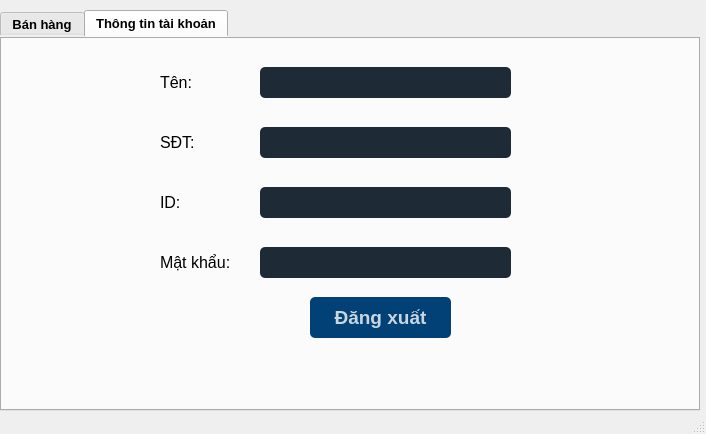
<?xml version="1.0" encoding="UTF-8"?>
<ui version="4.0">
 <class>employee</class>
 <widget class="QMainWindow" name="employee">
  <property name="geometry">
   <rect>
    <x>0</x>
    <y>0</y>
    <width>706</width>
    <height>434</height>
   </rect>
  </property>
  <property name="windowTitle">
   <string>Nhân viên</string>
  </property>
  <property name="styleSheet">
   <string notr="true">QPushButton#btn_b1{
background-color: rgba(16, 30, 41, 240);
color: rgba(255,255,255,200);
border-radius: 5px;
}
QPushButton#btn_b1:pressed{
padding-left: 5px;
padding-top: 5px;
background-color: rgba(16, 30, 41,100);
backgound-posotion:calc(100%-10px)center;
}
QPushButton#btn_b1:hover{
backgound-color: rgba(16, 30, 41,200);
}


QPushButton#btn_b2{
background-color: rgba(16, 30, 41, 240);
color: rgba(255,255,255,200);
border-radius: 5px;
}
QPushButton#btn_b2:pressed{
padding-left: 5px;
padding-top: 5px;
background-color: rgba(16, 30, 41,100);
backgound-posotion:calc(100%-10px)center;
}
QPushButton#btn_b2:hover{
backgound-color: rgba(16, 30, 41,200);
}




QPushButton#btn_b3{
background-color: rgba(16, 30, 41, 240);
color: rgba(255,255,255,200);
border-radius: 5px;
}
QPushButton#btn_b3:pressed{
padding-left: 5px;
padding-top: 5px;
background-color: rgba(16, 30, 41,100);
backgound-posotion:calc(100%-10px)center;
}
QPushButton#btn_b3:hover{
backgound-color: rgba(16, 30, 41,200);
}

QPushButton#btn_b4{
background-color: rgba(16, 30, 41, 240);
color: rgba(255,255,255,200);
border-radius: 5px;
}
QPushButton#btn_b4:pressed{
padding-left: 5px;
padding-top: 5px;
background-color: rgba(16, 30, 41,100);
backgound-posotion:calc(100%-10px)center;
}
QPushButton#btn_b4:hover{
backgound-color: rgba(16, 30, 41,200);
}


QPushButton#btn_b5{
background-color: rgba(16, 30, 41, 240);
color: rgba(255,255,255,200);
border-radius: 5px;
}
QPushButton#btn_b5:pressed{
padding-left: 5px;
padding-top: 5px;
background-color: rgba(16, 30, 41,100);
backgound-posotion:calc(100%-10px)center;
}
QPushButton#btn_b5:hover{
backgound-color: rgba(16, 30, 41,200);
}


QPushButton#btn_b6{
background-color: rgba(16, 30, 41, 240);
color: rgba(255,255,255,200);
border-radius: 5px;
}
QPushButton#btn_b6:pressed{
padding-left: 5px;
padding-top: 5px;
background-color: rgba(16, 30, 41,100);
backgound-posotion:calc(100%-10px)center;
}
QPushButton#btn_b6:hover{
backgound-color: rgba(16, 30, 41,200);
}


QPushButton#btn_b7{
background-color: rgba(16, 30, 41, 240);
color: rgba(255,255,255,200);
border-radius: 5px;
}
QPushButton#btn_b7:pressed{
padding-left: 5px;
padding-top: 5px;
background-color: rgba(16, 30, 41,100);
backgound-posotion:calc(100%-10px)center;
}
QPushButton#btn_b7:hover{
backgound-color: rgba(16, 30, 41,200);
}

QPushButton#btn_b8{
background-color: rgba(16, 30, 41, 240);
color: rgba(255,255,255,200);
border-radius: 5px;
}
QPushButton#btn_b8:pressed{
padding-left: 5px;
padding-top: 5px;
background-color: rgba(16, 30, 41,100);
backgound-posotion:calc(100%-10px)center;
}
QPushButton#btn_b8:hover{
backgound-color: rgba(16, 30, 41,200);
}

QPushButton#btn_b9{
background-color: rgba(16, 30, 41, 240);
color: rgba(255,255,255,200);
border-radius: 5px;
}
QPushButton#btn_b9:pressed{
padding-left: 5px;
padding-top: 5px;
background-color: rgba(16, 30, 41,100);
backgound-posotion:calc(100%-10px)center;
}
QPushButton#btn_b9:hover{
backgound-color: rgba(16, 30, 41,200);
}


QPushButton#btn_b10{
background-color: rgba(16, 30, 41, 240);
color: rgba(255,255,255,200);
border-radius: 5px;
}
QPushButton#btn_b10:pressed{
padding-left: 5px;
padding-top: 5px;
background-color: rgba(16, 30, 41,100);
backgound-posotion:calc(100%-10px)center;
}
QPushButton#btn_b10:hover{
backgound-color: rgba(16, 30, 41,200);
}

QPushButton#btn_b11{
background-color: rgba(16, 30, 41, 240);
color: rgba(255,255,255,200);
border-radius: 5px;
}
QPushButton#btn_b11:pressed{
padding-left: 5px;
padding-top: 5px;
background-color: rgba(16, 30, 41,100);
backgound-posotion:calc(100%-10px)center;
}
QPushButton#btn_b11:hover{
backgound-color: rgba(16, 30, 41,200);
}

QPushButton#btn_b12{
background-color: rgba(16, 30, 41, 240);
color: rgba(255,255,255,200);
border-radius: 5px;
}
QPushButton#btn_b12:pressed{
padding-left: 5px;
padding-top: 5px;
background-color: rgba(16, 30, 41,100);
backgound-posotion:calc(100%-10px)center;
}
QPushButton#btn_b12:hover{
backgound-color: rgba(16, 30, 41,200);
}</string>
  </property>
  <widget class="QWidget" name="centralwidget">
   <widget class="QTabWidget" name="tabWidget">
    <property name="geometry">
     <rect>
      <x>0</x>
      <y>10</y>
      <width>700</width>
      <height>401</height>
     </rect>
    </property>
    <property name="font">
     <font>
      <pointsize>10</pointsize>
      <weight>75</weight>
      <bold>true</bold>
     </font>
    </property>
    <property name="styleSheet">
     <string notr="true">
border-radius: 5px;
</string>
    </property>
    <property name="currentIndex">
     <number>1</number>
    </property>
    <widget class="QWidget" name="tab">
     <attribute name="title">
      <string>Bán hàng</string>
     </attribute>
     <widget class="QPushButton" name="btn_b1">
      <property name="geometry">
       <rect>
        <x>10</x>
        <y>10</y>
        <width>75</width>
        <height>70</height>
       </rect>
      </property>
      <property name="font">
       <font>
        <pointsize>12</pointsize>
       </font>
      </property>
      <property name="styleSheet">
       <string notr="true"/>
      </property>
      <property name="text">
       <string>BÀN 1</string>
      </property>
     </widget>
     <widget class="QPushButton" name="btn_b2">
      <property name="geometry">
       <rect>
        <x>100</x>
        <y>10</y>
        <width>75</width>
        <height>70</height>
       </rect>
      </property>
      <property name="font">
       <font>
        <pointsize>12</pointsize>
       </font>
      </property>
      <property name="styleSheet">
       <string notr="true"/>
      </property>
      <property name="text">
       <string>BÀN 2</string>
      </property>
     </widget>
     <widget class="QPushButton" name="btn_b4">
      <property name="geometry">
       <rect>
        <x>10</x>
        <y>90</y>
        <width>75</width>
        <height>70</height>
       </rect>
      </property>
      <property name="font">
       <font>
        <pointsize>12</pointsize>
       </font>
      </property>
      <property name="styleSheet">
       <string notr="true"/>
      </property>
      <property name="text">
       <string>BÀN 4</string>
      </property>
     </widget>
     <widget class="QPushButton" name="btn_b7">
      <property name="geometry">
       <rect>
        <x>10</x>
        <y>170</y>
        <width>75</width>
        <height>70</height>
       </rect>
      </property>
      <property name="font">
       <font>
        <pointsize>12</pointsize>
       </font>
      </property>
      <property name="styleSheet">
       <string notr="true"/>
      </property>
      <property name="text">
       <string>BÀN 7</string>
      </property>
     </widget>
     <widget class="QPushButton" name="btn_b10">
      <property name="geometry">
       <rect>
        <x>10</x>
        <y>250</y>
        <width>75</width>
        <height>70</height>
       </rect>
      </property>
      <property name="font">
       <font>
        <pointsize>12</pointsize>
       </font>
      </property>
      <property name="styleSheet">
       <string notr="true"/>
      </property>
      <property name="text">
       <string>BÀN 10</string>
      </property>
     </widget>
     <widget class="QPushButton" name="btn_b5">
      <property name="geometry">
       <rect>
        <x>100</x>
        <y>90</y>
        <width>75</width>
        <height>70</height>
       </rect>
      </property>
      <property name="font">
       <font>
        <pointsize>12</pointsize>
       </font>
      </property>
      <property name="styleSheet">
       <string notr="true"/>
      </property>
      <property name="text">
       <string>BÀN 5</string>
      </property>
     </widget>
     <widget class="QPushButton" name="btn_b8">
      <property name="geometry">
       <rect>
        <x>100</x>
        <y>170</y>
        <width>75</width>
        <height>70</height>
       </rect>
      </property>
      <property name="font">
       <font>
        <pointsize>12</pointsize>
       </font>
      </property>
      <property name="styleSheet">
       <string notr="true"/>
      </property>
      <property name="text">
       <string>BÀN 8</string>
      </property>
     </widget>
     <widget class="QPushButton" name="btn_b11">
      <property name="geometry">
       <rect>
        <x>100</x>
        <y>250</y>
        <width>75</width>
        <height>70</height>
       </rect>
      </property>
      <property name="font">
       <font>
        <pointsize>12</pointsize>
       </font>
      </property>
      <property name="styleSheet">
       <string notr="true"/>
      </property>
      <property name="text">
       <string>BÀN 11</string>
      </property>
     </widget>
     <widget class="QPushButton" name="btn_b6">
      <property name="geometry">
       <rect>
        <x>190</x>
        <y>90</y>
        <width>75</width>
        <height>70</height>
       </rect>
      </property>
      <property name="font">
       <font>
        <pointsize>12</pointsize>
       </font>
      </property>
      <property name="styleSheet">
       <string notr="true"/>
      </property>
      <property name="text">
       <string>BÀN 6</string>
      </property>
     </widget>
     <widget class="QPushButton" name="btn_b9">
      <property name="geometry">
       <rect>
        <x>190</x>
        <y>170</y>
        <width>75</width>
        <height>70</height>
       </rect>
      </property>
      <property name="font">
       <font>
        <pointsize>12</pointsize>
       </font>
      </property>
      <property name="styleSheet">
       <string notr="true"/>
      </property>
      <property name="text">
       <string>BÀN 9</string>
      </property>
     </widget>
     <widget class="QPushButton" name="btn_b12">
      <property name="geometry">
       <rect>
        <x>190</x>
        <y>250</y>
        <width>75</width>
        <height>70</height>
       </rect>
      </property>
      <property name="font">
       <font>
        <pointsize>12</pointsize>
       </font>
      </property>
      <property name="styleSheet">
       <string notr="true"/>
      </property>
      <property name="text">
       <string>BÀN 12</string>
      </property>
     </widget>
     <widget class="QPushButton" name="btn_b3">
      <property name="geometry">
       <rect>
        <x>190</x>
        <y>10</y>
        <width>75</width>
        <height>70</height>
       </rect>
      </property>
      <property name="font">
       <font>
        <pointsize>12</pointsize>
       </font>
      </property>
      <property name="styleSheet">
       <string notr="true"/>
      </property>
      <property name="text">
       <string>BÀN 3</string>
      </property>
     </widget>
     <widget class="QPushButton" name="btn_tt">
      <property name="geometry">
       <rect>
        <x>550</x>
        <y>330</y>
        <width>131</width>
        <height>31</height>
       </rect>
      </property>
      <property name="font">
       <font>
        <pointsize>10</pointsize>
        <weight>75</weight>
        <bold>true</bold>
       </font>
      </property>
      <property name="styleSheet">
       <string notr="true">QPushButton#btn_tt{
background-color: rgba(2, 65, 118, 255);
color: rgba(255,255,255,200);
border-radius: 5px;
}
QPushButton#btn_tt:pressed{
padding-left: 5px;
padding-top: 5px;
background-color: rgba(2, 65, 118,100);
backgound-posotion:calc(100%-10px)center;
}
QPushButton#btn_tt:hover{
backgound-color: rgba(2, 65, 118,200);
}</string>
      </property>
      <property name="text">
       <string>Thanh toán</string>
      </property>
     </widget>
     <widget class="QComboBox" name="comboBox">
      <property name="geometry">
       <rect>
        <x>280</x>
        <y>11</y>
        <width>261</width>
        <height>21</height>
       </rect>
      </property>
      <property name="font">
       <font>
        <pointsize>10</pointsize>
       </font>
      </property>
      <property name="styleSheet">
       <string notr="true">background-color: rgba(16, 30, 41, 240)  ;
color: rgba(255,255,255,200);</string>
      </property>
     </widget>
     <widget class="QPushButton" name="btn_add">
      <property name="geometry">
       <rect>
        <x>610</x>
        <y>10</y>
        <width>75</width>
        <height>21</height>
       </rect>
      </property>
      <property name="font">
       <font>
        <pointsize>10</pointsize>
       </font>
      </property>
      <property name="styleSheet">
       <string notr="true">QPushButton#btn_add{
background-color: rgba(2, 65, 118, 255);
color: rgba(255,255,255,200);
border-radius: 5px;
}
QPushButton#btn_add:pressed{
padding-left: 5px;
padding-top: 5px;
background-color: rgba(2, 65, 118,100);
backgound-posotion:calc(100%-10px)center;
}
QPushButton#btn_add:hover{
backgound-color: rgba(2, 65, 118,200);
}</string>
      </property>
      <property name="text">
       <string>Add</string>
      </property>
     </widget>
     <widget class="QSpinBox" name="spinBox">
      <property name="geometry">
       <rect>
        <x>550</x>
        <y>10</y>
        <width>51</width>
        <height>22</height>
       </rect>
      </property>
      <property name="font">
       <font>
        <pointsize>10</pointsize>
       </font>
      </property>
      <property name="styleSheet">
       <string notr="true">background-color: rgba(16, 30, 41, 240)  ;
color: rgba(255,255,255,200);</string>
      </property>
     </widget>
     <widget class="QLineEdit" name="txt_b">
      <property name="geometry">
       <rect>
        <x>330</x>
        <y>40</y>
        <width>91</width>
        <height>31</height>
       </rect>
      </property>
      <property name="font">
       <font>
        <pointsize>10</pointsize>
       </font>
      </property>
      <property name="toolTip">
       <string>&lt;html&gt;&lt;head/&gt;&lt;body&gt;&lt;p align=&quot;center&quot;&gt;&lt;br/&gt;SDSD&lt;/p&gt;&lt;/body&gt;&lt;/html&gt;</string>
      </property>
      <property name="whatsThis">
       <string>&lt;html&gt;&lt;head/&gt;&lt;body&gt;&lt;p align=&quot;center&quot;&gt;&lt;br/&gt;&lt;/p&gt;&lt;/body&gt;&lt;/html&gt;</string>
      </property>
      <property name="styleSheet">
       <string notr="true">background-color: rgba(16, 30, 41, 240)  ;
color: rgba(255,255,255,200);</string>
      </property>
     </widget>
     <widget class="QTableWidget" name="table_bill">
      <property name="geometry">
       <rect>
        <x>280</x>
        <y>80</y>
        <width>401</width>
        <height>241</height>
       </rect>
      </property>
      <property name="minimumSize">
       <size>
        <width>401</width>
        <height>0</height>
       </size>
      </property>
      <property name="maximumSize">
       <size>
        <width>401</width>
        <height>241</height>
       </size>
      </property>
      <property name="font">
       <font>
        <pointsize>10</pointsize>
        <weight>75</weight>
        <bold>true</bold>
       </font>
      </property>
      <property name="styleSheet">
       <string notr="true">QTableWidget{
background-color: rgba(16, 30, 41, 240)  ;
color: rgba(255,255,255,200);
padding: 2px
}</string>
      </property>
      <column>
       <property name="text">
        <string>Món</string>
       </property>
       <property name="font">
        <font>
         <pointsize>8</pointsize>
         <weight>75</weight>
         <bold>true</bold>
        </font>
       </property>
      </column>
      <column>
       <property name="text">
        <string>Số lượng</string>
       </property>
       <property name="font">
        <font>
         <weight>75</weight>
         <bold>true</bold>
        </font>
       </property>
      </column>
      <column>
       <property name="text">
        <string>Đơn giá</string>
       </property>
       <property name="font">
        <font>
         <weight>75</weight>
         <bold>true</bold>
        </font>
       </property>
      </column>
      <column>
       <property name="text">
        <string>Chú thích</string>
       </property>
       <property name="font">
        <font>
         <weight>75</weight>
         <bold>true</bold>
        </font>
       </property>
      </column>
     </widget>
     <widget class="QPushButton" name="btn_upd">
      <property name="geometry">
       <rect>
        <x>415</x>
        <y>330</y>
        <width>131</width>
        <height>31</height>
       </rect>
      </property>
      <property name="font">
       <font>
        <pointsize>10</pointsize>
        <weight>75</weight>
        <bold>true</bold>
       </font>
      </property>
      <property name="styleSheet">
       <string notr="true">QPushButton#btn_upd{
background-color: rgba(2, 65, 118, 255);
color: rgba(255,255,255,200);
border-radius: 5px;
}
QPushButton#btn_upd:pressed{
padding-left: 5px;
padding-top: 5px;
background-color: rgba(2, 65, 118,100);
backgound-posotion:calc(100%-10px)center;
}
QPushButton#btn_upd:hover{
backgound-color: rgba(2, 65, 118,200);
}</string>
      </property>
      <property name="text">
       <string>Cập nhật</string>
      </property>
     </widget>
     <widget class="QPushButton" name="btn_xoa">
      <property name="geometry">
       <rect>
        <x>280</x>
        <y>330</y>
        <width>131</width>
        <height>31</height>
       </rect>
      </property>
      <property name="font">
       <font>
        <pointsize>10</pointsize>
        <weight>75</weight>
        <bold>true</bold>
       </font>
      </property>
      <property name="styleSheet">
       <string notr="true">QPushButton#btn_xoa{
background-color: rgba(2, 65, 118, 255);
color: rgba(255,255,255,200);
border-radius: 5px;
}
QPushButton#btn_xoa:pressed{
padding-left: 5px;
padding-top: 5px;
background-color: rgba(2, 65, 118,100);
backgound-posotion:calc(100%-10px)center;
}
QPushButton#btn_xoa:hover{
backgound-color: rgba(2, 65, 118,200);
}</string>
      </property>
      <property name="text">
       <string>Xóa bill</string>
      </property>
     </widget>
     <widget class="QLineEdit" name="txt_money">
      <property name="geometry">
       <rect>
        <x>570</x>
        <y>40</y>
        <width>113</width>
        <height>31</height>
       </rect>
      </property>
      <property name="font">
       <font>
        <pointsize>10</pointsize>
       </font>
      </property>
      <property name="layoutDirection">
       <enum>Qt::LeftToRight</enum>
      </property>
      <property name="styleSheet">
       <string notr="true">background-color: rgba(16, 30, 41, 240)  ;
color: rgba(255,255,255,200);</string>
      </property>
     </widget>
     <widget class="QLabel" name="label">
      <property name="geometry">
       <rect>
        <x>290</x>
        <y>40</y>
        <width>47</width>
        <height>31</height>
       </rect>
      </property>
      <property name="font">
       <font>
        <pointsize>12</pointsize>
       </font>
      </property>
      <property name="text">
       <string>Bàn</string>
      </property>
     </widget>
     <widget class="QLabel" name="label_2">
      <property name="geometry">
       <rect>
        <x>480</x>
        <y>40</y>
        <width>91</width>
        <height>31</height>
       </rect>
      </property>
      <property name="font">
       <font>
        <pointsize>12</pointsize>
       </font>
      </property>
      <property name="text">
       <string>Tổng tiền</string>
      </property>
     </widget>
     <widget class="QPushButton" name="btn_b0">
      <property name="geometry">
       <rect>
        <x>10</x>
        <y>330</y>
        <width>255</width>
        <height>31</height>
       </rect>
      </property>
      <property name="font">
       <font>
        <pointsize>12</pointsize>
       </font>
      </property>
      <property name="styleSheet">
       <string notr="true">QPushButton#btn_b0{
background-color: rgba(2, 65, 118, 255);
color: rgba(255,255,255,200);
border-radius: 5px;
}
QPushButton#btn_b0:pressed{
padding-left: 5px;
padding-top: 5px;
background-color: rgba(2, 65, 118,100);
backgound-posotion:calc(100%-10px)center;
}
QPushButton#btn_b0:hover{
backgound-color: rgba(2, 65, 118,200);
}</string>
      </property>
      <property name="text">
       <string>MANG VỀ</string>
      </property>
     </widget>
     <zorder>btn_b2</zorder>
     <zorder>btn_b4</zorder>
     <zorder>btn_b7</zorder>
     <zorder>btn_b10</zorder>
     <zorder>btn_b5</zorder>
     <zorder>btn_b8</zorder>
     <zorder>btn_b11</zorder>
     <zorder>btn_b6</zorder>
     <zorder>btn_b9</zorder>
     <zorder>btn_b12</zorder>
     <zorder>btn_b3</zorder>
     <zorder>btn_tt</zorder>
     <zorder>comboBox</zorder>
     <zorder>btn_add</zorder>
     <zorder>spinBox</zorder>
     <zorder>txt_b</zorder>
     <zorder>table_bill</zorder>
     <zorder>btn_upd</zorder>
     <zorder>btn_xoa</zorder>
     <zorder>txt_money</zorder>
     <zorder>label</zorder>
     <zorder>label_2</zorder>
     <zorder>btn_b0</zorder>
     <zorder>btn_b1</zorder>
    </widget>
    <widget class="QWidget" name="tab_2">
     <attribute name="title">
      <string>Thông tin tài khoản</string>
     </attribute>
     <widget class="QPushButton" name="btn_logout">
      <property name="geometry">
       <rect>
        <x>310</x>
        <y>260</y>
        <width>141</width>
        <height>41</height>
       </rect>
      </property>
      <property name="font">
       <font>
        <pointsize>14</pointsize>
        <weight>75</weight>
        <bold>true</bold>
       </font>
      </property>
      <property name="styleSheet">
       <string notr="true">QPushButton#btn_logout{
background-color: rgba(2, 65, 118, 255);
color: rgba(255,255,255,200);
border-radius: 5px;
}
QPushButton#btn_logout:pressed{
padding-left: 5px;
padding-top: 5px;
background-color: rgba(2, 65, 118,100);
backgound-posotion:calc(100%-10px)center;
}
QPushButton#btn_logout:hover{
backgound-color: rgba(2, 65, 118,200);
}</string>
      </property>
      <property name="text">
       <string>Đăng xuất</string>
      </property>
     </widget>
     <widget class="QLabel" name="label_3">
      <property name="geometry">
       <rect>
        <x>160</x>
        <y>30</y>
        <width>101</width>
        <height>31</height>
       </rect>
      </property>
      <property name="font">
       <font>
        <pointsize>12</pointsize>
       </font>
      </property>
      <property name="text">
       <string>Tên:</string>
      </property>
     </widget>
     <widget class="QLabel" name="label_5">
      <property name="geometry">
       <rect>
        <x>160</x>
        <y>90</y>
        <width>101</width>
        <height>31</height>
       </rect>
      </property>
      <property name="font">
       <font>
        <pointsize>12</pointsize>
       </font>
      </property>
      <property name="text">
       <string>SĐT:</string>
      </property>
     </widget>
     <widget class="QLabel" name="label_6">
      <property name="geometry">
       <rect>
        <x>160</x>
        <y>150</y>
        <width>101</width>
        <height>31</height>
       </rect>
      </property>
      <property name="font">
       <font>
        <pointsize>12</pointsize>
       </font>
      </property>
      <property name="text">
       <string>ID:</string>
      </property>
     </widget>
     <widget class="QLabel" name="label_7">
      <property name="geometry">
       <rect>
        <x>160</x>
        <y>210</y>
        <width>101</width>
        <height>31</height>
       </rect>
      </property>
      <property name="font">
       <font>
        <pointsize>12</pointsize>
       </font>
      </property>
      <property name="text">
       <string>Mật khẩu:</string>
      </property>
     </widget>
     <widget class="QLineEdit" name="txt_name">
      <property name="geometry">
       <rect>
        <x>260</x>
        <y>30</y>
        <width>251</width>
        <height>31</height>
       </rect>
      </property>
      <property name="font">
       <font>
        <pointsize>12</pointsize>
       </font>
      </property>
      <property name="styleSheet">
       <string notr="true">background-color: rgba(16, 30, 41, 240)  ;
color: rgba(255,255,255,200);</string>
      </property>
     </widget>
     <widget class="QLineEdit" name="txt_phone">
      <property name="geometry">
       <rect>
        <x>260</x>
        <y>90</y>
        <width>251</width>
        <height>31</height>
       </rect>
      </property>
      <property name="font">
       <font>
        <pointsize>12</pointsize>
       </font>
      </property>
      <property name="styleSheet">
       <string notr="true">background-color: rgba(16, 30, 41, 240)  ;
color: rgba(255,255,255,200);</string>
      </property>
     </widget>
     <widget class="QLineEdit" name="txt_id">
      <property name="geometry">
       <rect>
        <x>260</x>
        <y>150</y>
        <width>251</width>
        <height>31</height>
       </rect>
      </property>
      <property name="font">
       <font>
        <pointsize>12</pointsize>
       </font>
      </property>
      <property name="styleSheet">
       <string notr="true">background-color: rgba(16, 30, 41, 240)  ;
color: rgba(255,255,255,200);</string>
      </property>
     </widget>
     <widget class="QLineEdit" name="txt_pass">
      <property name="geometry">
       <rect>
        <x>260</x>
        <y>210</y>
        <width>251</width>
        <height>31</height>
       </rect>
      </property>
      <property name="font">
       <font>
        <pointsize>12</pointsize>
       </font>
      </property>
      <property name="styleSheet">
       <string notr="true">background-color: rgba(16, 30, 41, 240)  ;
color: rgba(255,255,255,200);</string>
      </property>
      <property name="echoMode">
       <enum>QLineEdit::Password</enum>
      </property>
     </widget>
    </widget>
   </widget>
  </widget>
  <widget class="QStatusBar" name="statusbar"/>
 </widget>
 <resources/>
 <connections/>
</ui>
